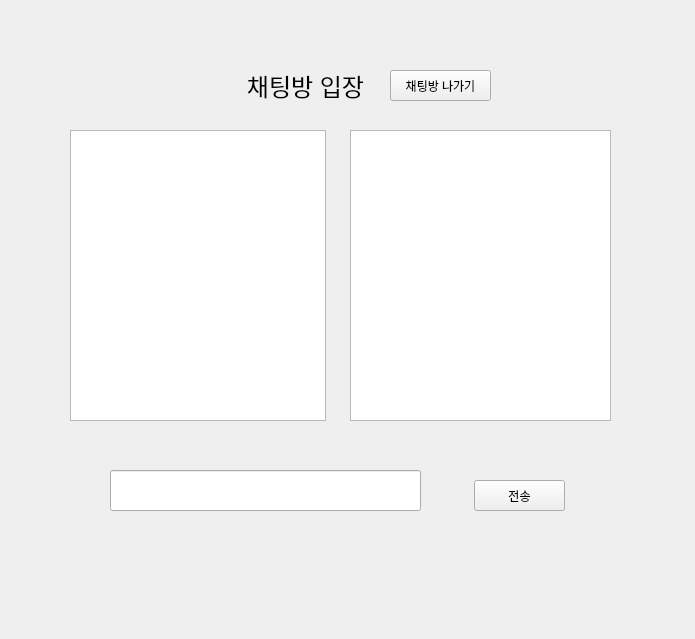
<?xml version="1.0" encoding="UTF-8"?>
<ui version="4.0">
 <class>Form</class>
 <widget class="QWidget" name="Form">
  <property name="geometry">
   <rect>
    <x>0</x>
    <y>0</y>
    <width>695</width>
    <height>639</height>
   </rect>
  </property>
  <property name="windowTitle">
   <string>Form</string>
  </property>
  <widget class="QStackedWidget" name="stackedWidget">
   <property name="geometry">
    <rect>
     <x>30</x>
     <y>40</y>
     <width>651</width>
     <height>551</height>
    </rect>
   </property>
   <property name="currentIndex">
    <number>1</number>
   </property>
   <widget class="QWidget" name="page">
    <widget class="QLineEdit" name="id_lineEdit">
     <property name="geometry">
      <rect>
       <x>140</x>
       <y>160</y>
       <width>251</width>
       <height>31</height>
      </rect>
     </property>
    </widget>
    <widget class="QPushButton" name="chatroom_btn">
     <property name="geometry">
      <rect>
       <x>450</x>
       <y>160</y>
       <width>91</width>
       <height>31</height>
      </rect>
     </property>
     <property name="text">
      <string>입장하기</string>
     </property>
    </widget>
   </widget>
   <widget class="QWidget" name="page_2">
    <widget class="QLabel" name="label">
     <property name="geometry">
      <rect>
       <x>160</x>
       <y>10</y>
       <width>231</width>
       <height>71</height>
      </rect>
     </property>
     <property name="text">
      <string>&lt;html&gt;&lt;head/&gt;&lt;body&gt;&lt;p align=&quot;center&quot;&gt;&lt;span style=&quot; font-size:18pt;&quot;&gt;채팅방 입장&lt;/span&gt;&lt;/p&gt;&lt;/body&gt;&lt;/html&gt;</string>
     </property>
    </widget>
    <widget class="QPushButton" name="enter_btn">
     <property name="geometry">
      <rect>
       <x>444</x>
       <y>440</y>
       <width>91</width>
       <height>31</height>
      </rect>
     </property>
     <property name="text">
      <string>전송</string>
     </property>
    </widget>
    <widget class="QLineEdit" name="chat_lineEdit">
     <property name="geometry">
      <rect>
       <x>80</x>
       <y>430</y>
       <width>311</width>
       <height>41</height>
      </rect>
     </property>
    </widget>
    <widget class="QListWidget" name="listWidget">
     <property name="geometry">
      <rect>
       <x>40</x>
       <y>90</y>
       <width>256</width>
       <height>291</height>
      </rect>
     </property>
    </widget>
    <widget class="QPushButton" name="outroom_btn">
     <property name="geometry">
      <rect>
       <x>360</x>
       <y>30</y>
       <width>101</width>
       <height>31</height>
      </rect>
     </property>
     <property name="text">
      <string>채팅방 나가기</string>
     </property>
    </widget>
    <widget class="QListWidget" name="user_listWidget">
     <property name="geometry">
      <rect>
       <x>320</x>
       <y>90</y>
       <width>261</width>
       <height>291</height>
      </rect>
     </property>
    </widget>
   </widget>
  </widget>
 </widget>
 <resources/>
 <connections/>
</ui>
